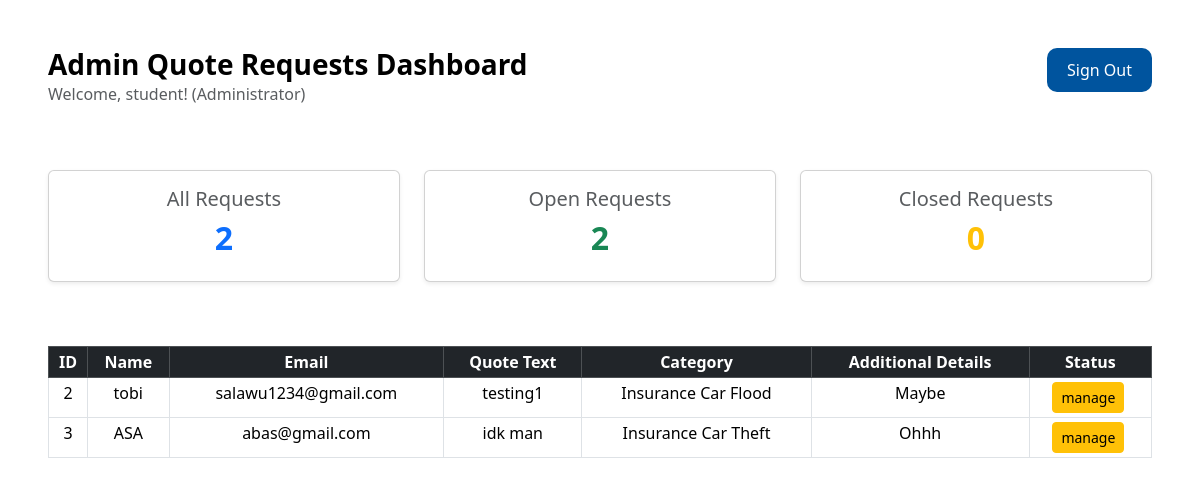
/admin-dashboard/ (signed in), run on the app's committed database.
### app1/models.py (models this page shows)
class myModel(models.Model):
    name = models.CharField(max_length=100)
    email = models.EmailField(max_length=100)
    quote_text = models.TextField(max_length=100)
    category = models.CharField(max_length=100)
    additional_details = models.TextField(max_length=100)

### app1/views.py (the view)
# urls.py: path('admin-dashboard/', views.admin_dashboard, name='admin_dashboard'),
def admin_dashboard(request):
    if not request.user.is_authenticated:
        messages.error(request, "Please log in to access this page")
        return redirect('log_in')
    if not request.user.is_superuser:
        messages.error(request, "You do not have permission to access the admin page")
        return redirect('home')
    person_details = myModel.objects.all()
    total_requests = person_details.count()
    return render(request, 'admin-dashboard.html', {'person_details': person_details, 'total_requests': total_requests})

### app1/templates/admin-dashboard.html (shortened to what this page needs)
{% load static %}
<html>
<head>
    <link href="https://cdn.jsdelivr.net/npm/bootstrap@5.3.8/dist/css/bootstrap.min.css" rel="stylesheet">
    <link rel="stylesheet" href="{% static 'global.css' %}">
</head>
<body>
    <div class="container-fluid p-4">
        <div class="row mb-4 p-4">
            <div class="col-12 col-sm-6 col-md-6 col-lg-6">
                <h3 class="fw-bold mb-3 mb-sm-0">Admin Quote Requests Dashboard</h3>
                {% if user.is_authenticated %}
                    <p class="text-muted">Welcome, {{ user.username }}! (Administrator)</p>
                {% endif %}
            </div>
            <div class="col-12 col-sm-6 col-md-6 col-lg-6 text-sm-end text-center">
                <button class="main-button w-sm-auto">
                    <a href="{% url 'log_out' %}" class="text-white text-decoration-none">Sign Out</a>
                </button>
            </div>
        </div>
        <div class="row mb-4 px-4">
            <div class="col-12 col-md-4 mb-3">
                <div class="card text-center shadow-sm">
                    <div class="card-body">
                        <h5 class="card-title text-muted">All Requests</h5>
                        <h2 class="fw-bold text-primary">{{ total_requests }}</h2>
                    </div>
                </div>
            </div>
            <div class="col-12 col-md-4 mb-3">
                <div class="card text-center shadow-sm">
                    <div class="card-body">
                        <h5 class="card-title text-muted">Open Requests</h5>
                        <h2 class="fw-bold text-success">{{ total_requests }}</h2>
                    </div>
                </div>
            </div>
            <div class="col-12 col-md-4 mb-3">
                <div class="card text-center shadow-sm">
                    <div class="card-body">
                        <h5 class="card-title text-muted">Closed Requests</h5>
                        <h2 class="fw-bold text-warning">0</h2>
                    </div>
                </div>
            </div>
        </div>
        <div class="row mt-4 p-4">
            <div class="col-12">
                <div class="table-responsive">
                    <table class="table table-bordered table-sm table-hover">
                        <thead class="table-dark">
                            <tr>
                                <th scope="col" class="text-center">ID</th>
                                <th scope="col" class="text-center">Name</th>
                                <th scope="col" class="text-center">Email</th>
                                <th scope="col" class="text-center">Quote Text</th>
                                <th scope="col" class="text-center">Category</th>
                                <th scope="col" class="text-center">Additional Details</th>
                                <th scope="col" class="text-center">Status</th>
                            </tr>
                        </thead>
                        <tbody>
                                {% for person in person_details %}
                                <tr>
                                    <td class="text-center">{{ person.id }}</td>
                                    <td class="text-center">{{ person.name }}</td>
                                    <td class="text-center">{{ person.email }}</td>
                                    <td class="text-center">{{ person.quote_text|truncatewords:5 }}</td>
                                    <td class="text-center">{{ person.category }}</td>
                                    <td class="text-center">{{ person.additional_details|truncatewords:5 }}</td>
                                    <td class="text-center">
                                        <a href="{% url 'edit' person.id %}" class="btn btn-sm btn-warning me-1">manage</a>
                                    </td>
                                </tr>
                                {% endfor %}
                        </tbody>
                    </table>
                </div>
            </div>
        </div>
    </div>
</body>
</html>

### app1/static/global.css (style rules this page uses)
body { color: #fff; }
.main-button { background-color: #00549E ; color: white; border-radius: 10px; padding: 10px 20px; font-size: 16px; font-weight: regular; border: none; }
h3 { color: black; }
a { text-decoration: none; color: #00549E; }

### data on the page
myModel: id "2", name "tobi", email "salawu1234@gmail.com", quote_text "testing1", category "Insurance Car Flood", additional_details "Maybe"
myModel: id "3", name "ASA", email "abas@gmail.com", quote_text "idk man", category "Insurance Car Theft", additional_details "Ohhh"

### other printed values
{{ user.username }} "student"
{{ total_requests }} "2"
